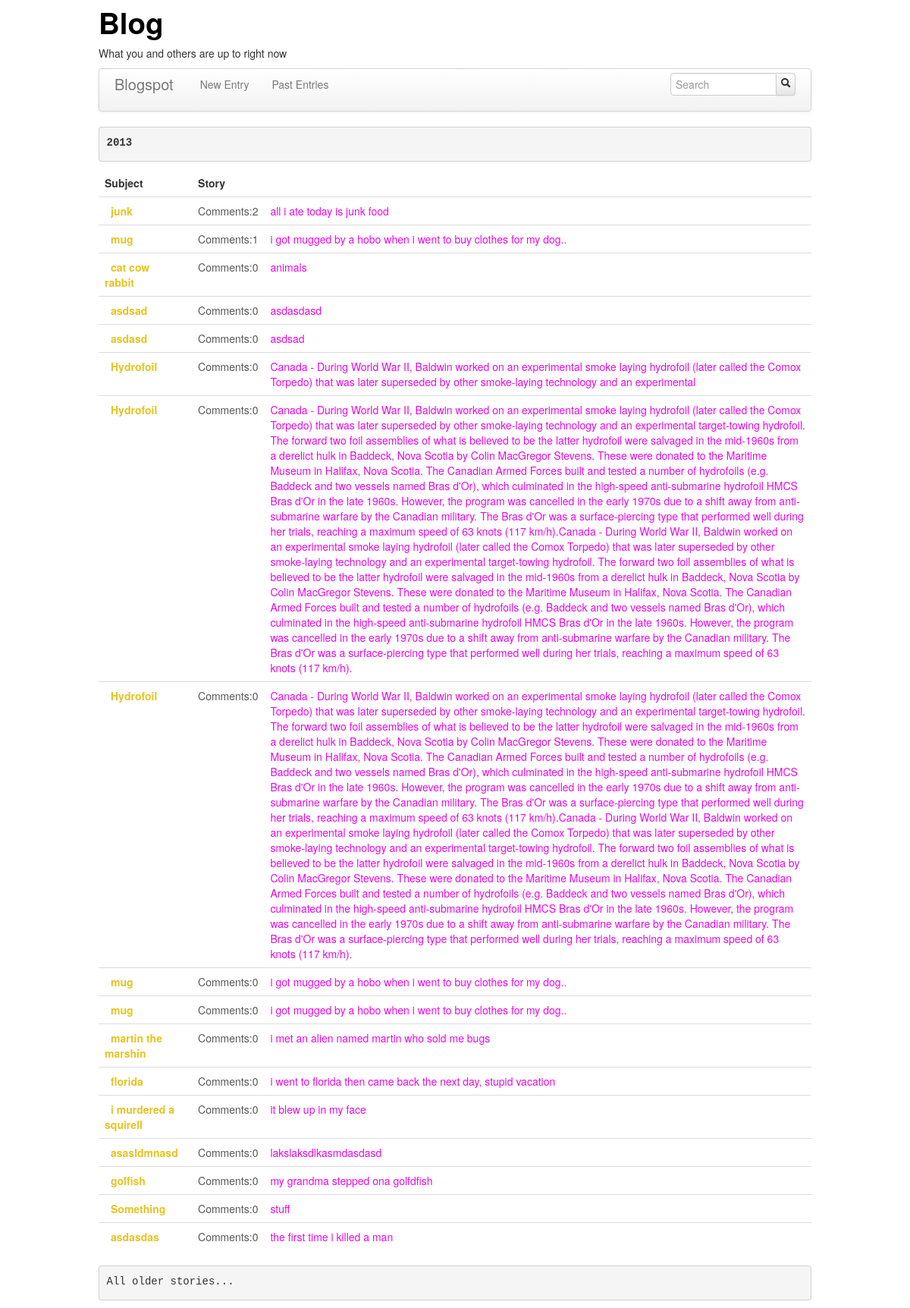
/?p=past_entries, run on the app's committed database.
### tables this page shows
CREATE TABLE IF NOT EXISTS `entries` (
  `entry_id` int(11) NOT NULL AUTO_INCREMENT,
  `date` text NOT NULL,
  `subject` text NOT NULL,
  `story` text NOT NULL,
  PRIMARY KEY (`entry_id`)
);

### config/app.php (called while the page is built, shortened)
<?php
$pages = array(
	'add_entry' => 'New Entry',
	'past_entries' => 'Past Entries',
	'' => '',
);

### layout/main.php (called while the page is built, shortened)
<?php
if(isset($_GET['p'])) {
$p = $_GET['p'];
} else {
	$p = DEFAULT_PAGE;
}
include("pages/$p.php");

### pages/past_entries.php (the view, shortened to what this page needs)
<pre><label><strong>2013</strong></label></pre>
<table class="table">
<thead><tr><th>Subject</th><th>Story</th></tr></thead>
<tbody>
<?php
extract($_POST);
$conn = new mysqli('localhost','root','','blog');
$sql = "SELECT entries.*, COUNT(comment_id) AS
num_comments FROM entries LEFT JOIN comments ON
entries.entry_id=comments.entry_id GROUP BY
entries.entry_id ORDER BY num_comments DESC, story";
$results = $conn->query($sql);
while(($entry = $results->fetch_assoc()) != null) {
	extract($entry);
	$date = explode('-',$date);
	$year = $date['0'];
	echo "<tr class=\"past_story_tr\"><td><a class=\"past_story\"href=\"./?p=view_story&id=$entry_id\" id=\"$year\"><strong>$subject</strong></td><td class=\"comments\">Comments:$num_comments</td><td>$story</a></td></tr>";
}
?>
	</tbody>
</table>
<pre><label>All older stories...</label></pre>

### index.php (shortened to what this page needs)
<?php session_start(); require ('config/app.php');require('config/db.php'); require('lib/functions.php');?>
<!DOCTYPE html>
<html>
<head>
<link rel="stylesheet" type="text/css" href="vendor/bootstrap/css/bootstrap.css"/>
<link rel="stylesheet" type="text/css" href="styles.css"/>
</head>
<body>
<div id="wrapper" class="container">
			<header>
			<?php include('layout/header.php')?>
			</header>
			<nav>
				<?php include('layout/nav.php')?>
			</nav>
			<section role="main">
				<?php include('layout/main.php')?>
			</section>
		</div>
	</body>
</html>

### layout/header.php
<h1><a href="./" >Blog</a></h1>
<p>What you and others are up to right now</p>

### layout/nav.php (shortened to what this page needs)
<div class="navbar">
	<div class="navbar-inner">
		<a class="brand" href="./?p=frontpage">Blogspot</a>
		<ul class="nav">
			<?php foreach($pages as $file => $text):?>
				<li><a href="./?p=<?php echo $file?>"><?php echo $text?></a></li>
			<?php endforeach ?>
		</ul>
		<form  method="get" class="form-inline pull-right">
			<div class="input-append">
				<input class="span2" type="text" name="q" placeholder="Search"/>
				<button type="submit" class="add-on btn"><i class="icon icon-search"></i></button>
			</div>
		</form>
	</div>
</div>

### styles.css (style rules this page uses)
h1 a { text-decoration:none; color:black; }
tr td { text-decoration:none; color:#E809E8; }
tr td a { color:#E8C31E; background-color:#; border-radius:10px; text-decoration:none; box-shadow:1px black; padding:8px; }
tr td a.past_story { color:#E8C31E; background-color:#; border-radius:10px; text-decoration:none; box-shadow:1px black; padding:8px; }
tr td.comments { color:#575757; }
.span2 { margin-top:5px; }
.navbar .btn-group .btn, .navbar .input-prepend .btn, .navbar .input-append .btn { margin-top:5px; }

### data on the page
entries: subject "junk", num_comments "2", story "all i ate today is junk food"
entries: subject "mug", num_comments "1", story "i got mugged by a hobo when i went to buy clothes for my dog.."
entries: subject "cat cow rabbit", num_comments "0", story "animals"
entries: subject "asdsad", num_comments "0", story "asdasdasd"
entries: subject "asdasd", num_comments "0", story "asdsad"
entries: subject "Hydrofoil", num_comments "0", story "Canada - During World War II, Baldwin worked on an experimental smoke laying hydrofoil (later called the Comox Torpedo) that was later superseded by other smoke-laying technology and an experimental"
entries: subject "Hydrofoil", num_comments "0", story "Canada - During World War II, Baldwin worked on an experimental smoke laying hydrofoil (later called the Comox Torpedo) that was later superseded by other smoke-laying technology and an experimental target-towing hydrofoil. The forward two foil assemblies of what is believed to be the latter hydrofoil were salvaged in the mid-1960s from a derelict hulk in Baddeck, Nova Scotia by Colin MacGregor Stevens. These were donated to the Maritime Museum in Halifax, Nova Scotia. The Canadian Armed Forces built and tested a number of hydrofoils (e.g. Baddeck and two vessels named Bras d'Or), which culminated in the high-speed anti-submarine hydrofoil HMCS Bras d'Or in the late 1960s. However, the…"
entries: subject "Hydrofoil", num_comments "0", story "Canada - During World War II, Baldwin worked on an experimental smoke laying hydrofoil (later called the Comox Torpedo) that was later superseded by other smoke-laying technology and an experimental target-towing hydrofoil. The forward two foil assemblies of what is believed to be the latter hydrofoil were salvaged in the mid-1960s from a derelict hulk in Baddeck, Nova Scotia by Colin MacGregor Stevens. These were donated to the Maritime Museum in Halifax, Nova Scotia. The Canadian Armed Forces built and tested a number of hydrofoils (e.g. Baddeck and two vessels named Bras d'Or), which culminated in the high-speed anti-submarine hydrofoil HMCS Bras d'Or in the late 1960s. However, the…"
entries: subject "mug", num_comments "0", story "i got mugged by a hobo when i went to buy clothes for my dog.."
entries: subject "mug", num_comments "0", story "i got mugged by a hobo when i went to buy clothes for my dog.."
entries: subject "martin the marshin", num_comments "0", story "i met an alien named martin who sold me bugs"
entries: subject "florida", num_comments "0", story "i went to florida then came back the next day, stupid vacation"
entries: subject "i murdered a squirell", num_comments "0", story "it blew up in my face"
entries: subject "asasldmnasd", num_comments "0", story "lakslaksdlkasmdasdasd"
entries: subject "golfish", num_comments "0", story "my grandma stepped ona golfdfish"
entries: subject "Something", num_comments "0", story "stuff"
entries: subject "asdasdas", num_comments "0", story "the first time i killed a man"

### other printed values
$text "New Entry"
$text "Past Entries"
